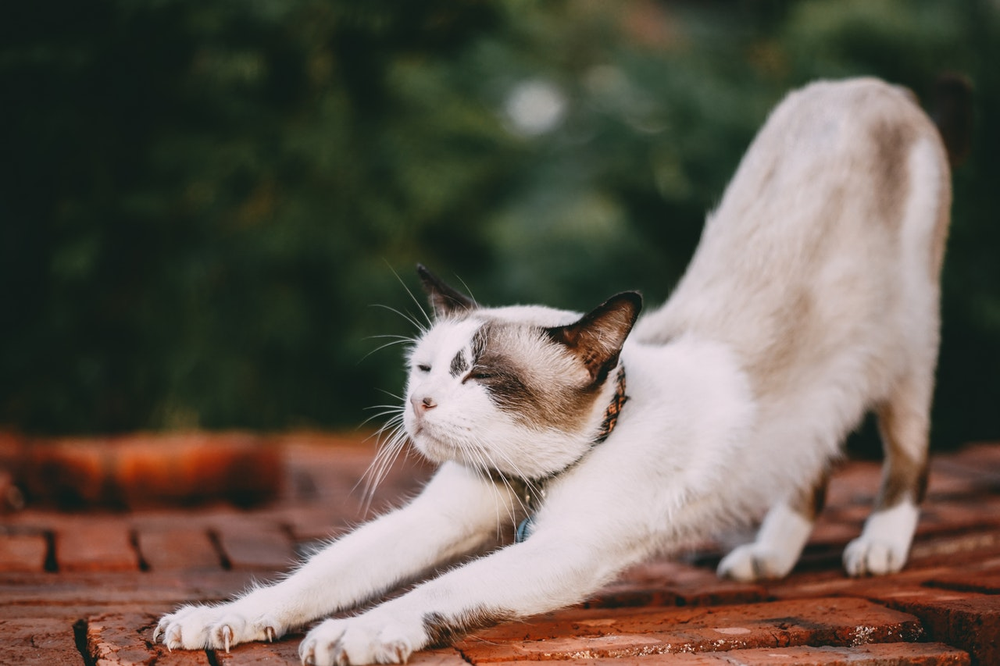
#> input picture images/cat.png, 1000 x 666 px, shrunk from 1280 x 853 before the run
$ jupyter execute --allow-errors 2d_image_convolution.ipynb   (shell and % lines are left out)   (older library calls are emulated)
#> lines starting #> are read from the running program, lines starting #| are printed output that depends on the picture
# 🎓 Course:  Convolutional Neural Networks for Image Classification

## &nbsp; ⛩️ Section-9
### &nbsp; &nbsp; 🎛️ 2D Image Convolution: Numpy, Tensorflow, Keras

&nbsp; &nbsp; &nbsp; &nbsp; &nbsp; &nbsp; &nbsp;**Description:**
&nbsp; &nbsp; &nbsp; &nbsp; &nbsp; &nbsp; &nbsp;*Explained theory on how **2D Convolutional Layer** creates **feature maps**.*
&nbsp; &nbsp; &nbsp; &nbsp; &nbsp; &nbsp; &nbsp;*Instructions on how to use **Tensorflow** and **Keras** functions **‘get_weights()’** and **‘set_weights()’**.*

&nbsp; &nbsp; &nbsp; &nbsp; &nbsp; &nbsp; &nbsp;**File:** *2d_image_convolution.ipynb*

### 💡 Algorithm:

**✔️ Step 1:** Load input image
**✔️ Step 2:** Set up filters for **edge detection**
**✔️ Step 3:** Apply 2D convolution by **'for' loops**
**✔️ Step 4:** Apply 2D convolution by **Tensorflow**
**✔️ Step 5:** Apply 2D convolution by **Keras**
**✔️ Step 6:** Compute **time** spent for 2D convolution
**✔️ Step 7:** Implement 2D convolution on **video**


### 🎯 **Result:**
**✅ Plot** of GRAY images with detected edges
**✅ Time** spent for 2D convolution by different approaches
**✅ Video** of GRAY object with detected edge
**✅ Video** of RGB object with bounding box and label


# 📥 Import libraries

[cell 1]
# Importing needed libraries
import cv2
import numpy as np
import matplotlib.pyplot as plt


# Importing library to see calculation progress inside loops in Real Time
from tqdm import tqdm


# Importing Tensorflow
import tensorflow as tf


# Importing Keras
from keras.models import Sequential
from keras.layers import Conv2D
from keras.utils import plot_model


# Importing timer
from timeit import default_timer as timer


# Check point
# Hint: to print emoji via Unicode, replace '+' with '000' and add prefix '\'
# For instance, emoji with Unicode 'U+1F44C' can be printed as '\U0001F44C'
print('Libraries are successfully loaded ' + '\U0001F44C')

# 🖼️ Step 1: Load input image

📜 **Content:**

💠 1.**1** **Load** input image by OpenCV
💠 1.**2** **Visualize** input image
💠 1.**3** **Prepare** input to the 2D Convolutional Layer

### 1.1 Load input image by OpenCV

[cell 2]
# Reading input image by OpenCV library
# In this way image is opened as Numpy array

# (!) OpenCV by default reads images in BGR format (order of channels)
# (!) On Windows, the path might look like following:
# r'images\cat.png'
# or:
# 'images\\cat.png'
image_BGR = cv2.imread('images/cat.png')
#> image_BGR is the input picture: shape (666, 1000, 3); mean B, G, R 79.4, 90.1, 99.9


# Converting image to RGB by OpenCV function
image_RGB = cv2.cvtColor(image_BGR, cv2.COLOR_BGR2RGB)


# Converting image to GRAY by OpenCV function
image_GRAY = cv2.cvtColor(image_BGR, cv2.COLOR_BGR2GRAY)
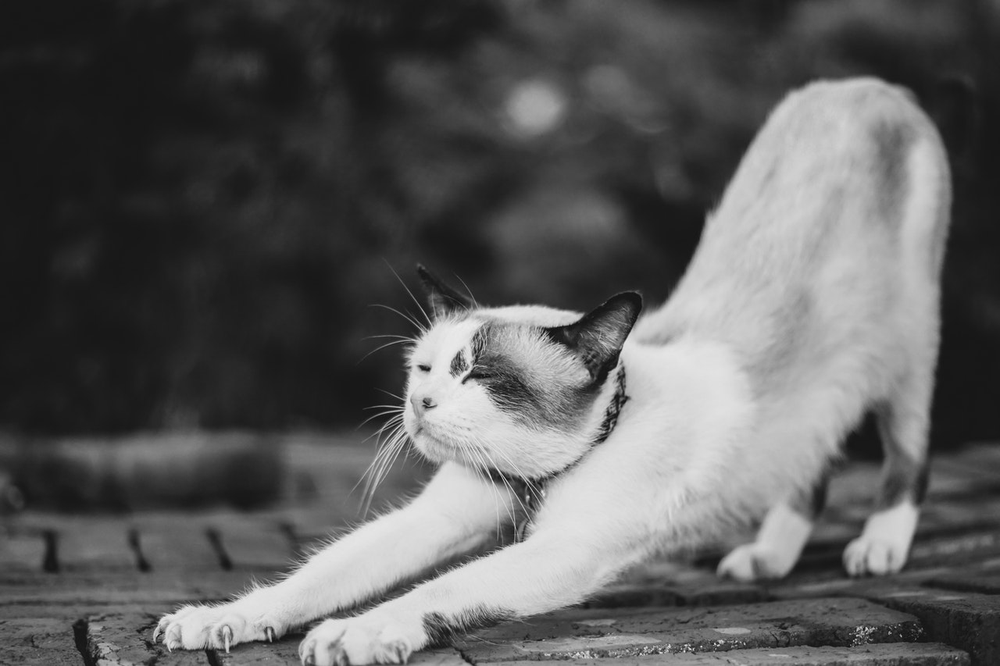
#> image_GRAY: shape (666, 1000); min 12, max 237, mean 91.8


# Check points
# Showing type and shapes of loaded and converted image
print('Type of image_BGR is   :', type(image_BGR))
#| Type of image_BGR is   : <class 'numpy.ndarray'>
print('Shape of image_RGB is  :', image_RGB.shape)
#| Shape of image_RGB is  : (666, 1000, 3)
print('Shape of image_GRAY is :', image_GRAY.shape)
#| Shape of image_GRAY is : (666, 1000)

### 1.2 Visualize input image

[cell 3]
# Magic function that renders the figure in a jupyter notebook
# instead of displaying a figure object


# Setting default size of the plot
plt.rcParams['figure.figsize'] = (10.0, 8.0)


# Defining a figure object with number of needed subplots
figure, ax = plt.subplots(nrows=1, ncols=2)
# ax is a (2,) Numpy array and to access specific subplot we call it by ax[0]


# Adjusting 1st column with RGB image
ax[0].imshow(image_RGB)


# Adjusting 2nd column with GRAY image
ax[1].imshow(image_GRAY, cmap=plt.get_cmap('gray'))


# Hiding axes to all subplots
for i in range(2):
    ax[i].axes.xaxis.set_ticks([])
    ax[i].axes.yaxis.set_ticks([])


# Giving names to subplots along X axis
ax[0].set_xlabel('RGB', fontsize=18)
ax[1].set_xlabel('GRAY', fontsize=18)


# Moving subplots names to the top positions
ax[0].xaxis.set_label_position('top')
ax[1].xaxis.set_label_position('top')


# Adjusting distance between subplots
plt.tight_layout()


# Showing the plot
plt.show()
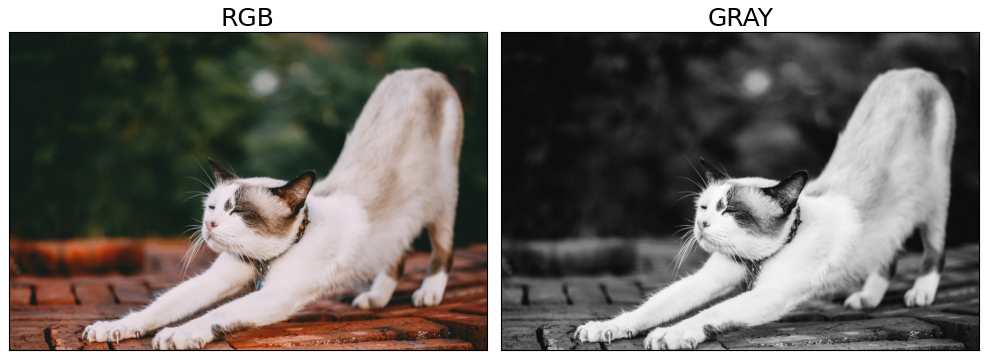
#> figure drawn by matplotlib, 2 panels

### 1.3 Prepare input to the 2D Convolutional Layer

[cell 4]
# Check points
# Showing shapes of GRAY and RGB images
print('Shape of image_GRAY is   :', image_GRAY.shape)
#| Shape of image_GRAY is   : (666, 1000)
print('Shape of image_RGB is    :', image_RGB.shape)
#| Shape of image_RGB is    : (666, 1000, 3)
print()


# Reshaping GRAY image to get following: (batch size, rows, columns, channels)
x_input_GRAY = image_GRAY.reshape(1, image_GRAY.shape[0], image_GRAY.shape[1], 1).astype(np.float32)


# Reshaping RGB image to get following: (batch size, rows, columns, channels)
x_input_RGB = image_RGB.reshape(1, image_RGB.shape[0], image_RGB.shape[1], 3).astype(np.float32)


# Check points
# Showing shapes of reshaped images
print('Shape of x_input_GRAY is :', x_input_GRAY.shape)
#| Shape of x_input_GRAY is : (1, 666, 1000, 1)
print('Shape of x_input_RGB is  :', x_input_RGB.shape)
#| Shape of x_input_RGB is  : (1, 666, 1000, 3)

#  🌀 Step 2: Set up filters for edge detection

📜 **Content:**

💠 2.**1** **Define** 1-channeled common 3x3 filters (kernels) for edge detection
💠 2.**2** **Extend** 1-channeled filters to 3-channeled with identical channels
💠 2.**3** **Assemble** 1-channeled filters into united array
💠 2.**4** **Assemble** 3-channeled filters into united array

### 2.1 Define 1-channeled common 3x3 filters (kernels) for edge detection

[cell 5]
# Sobel filter to detect vertical changes on image
f1 = np.array([[1, 0, -1],
               [2, 0, -2],
               [1, 0, -1]])


# Laplacian filter to detect regions with different brightness on image
f2 = np.array([[0, 1, 0],
               [1, -4, 1],
               [0, 1, 0]])


# Check points
# Showing shapes of the filters
print('Shape of the Sobel filter     is :', f1.shape)
print('Shape of the Laplacian filter is :', f2.shape)

### 2.2 Extend 1-channeled filters to 3-channeled with identical channels

[cell 6]
# Collecting 3 channels for the Sobel filter
f1_3 = np.array((f1, f1, f1))


# Moving channels dimension to the last position: (height, width, channels)
f1_3 = f1_3.transpose(1, 2, 0)


# Check points
# Showing one channel and shape of the 3-channeled filter
print(f1_3[:, :, 0])
print()
print(f1_3.shape)
print()

[cell 7]
# Collecting 3 channels for the Laplacian filter
f2_3 = np.array((f2, f2, f2))


# Moving channels dimension to the last position: (height, width, channels)
f2_3 = f2_3.transpose(1, 2, 0)


# Check points
# Showing one channel and shape of the 3-channeled filter
print(f2_3[:, :, 0])
print()
print(f2_3.shape)

### 2.3 Assemble 1-channeled filters into united array

[cell 8]
# Assembling 1-channeled filters into one, united array
f11 = np.array((f1, f2))


# Check point
# Showing shape of the united array
print(f11.shape)  # (2, 3, 3)


# Reshaping united array to get following: (filters, height, width, channels)
f11 = f11.reshape(f11.shape + tuple([1]))


# Check point
# Showing shape of the united array
print(f11.shape)  # (2, 3, 3, 1)


# Moving filters dimension to the last position: (height, width, channels, filters)
f11 = f11.transpose(1, 2, 3, 0)


# Check point
# Showing shape of the united array
print(f11.shape)  # (3, 3, 1, 2)
print()


# Check points
# Showing one channel of the 2 filters from united array
print(f11[:, :, 0, 0])
print()
print(f11[:, :, 0, 1])

### 2.4 Assemble 3-channeled filters into united array

[cell 9]
# Assembling 3-channeled filters into one, united array
f22 = np.array((f1_3, f2_3))


# Check point
# Showing shape of the united array
print(f22.shape)  # (2, 3, 3, 3)


# Moving filters dimension to the last position: (height, width, channels, filters)
f22 = f22.transpose(1, 2, 3, 0)


# Check point
# Showing shape of the united array
print(f22.shape)  # (3, 3, 3, 2)
print()


# Check points
# Showing one channel of the 2 filters from united array
print(f22[:, :, 0, 0])
print()
print(f22[:, :, 0, 1])

#  ➰ Step 3: Apply 2D convolution by 'for' loops

📜 **Content:**

💠 3.**1** **Set up** hyperparameters
💠 3.**2** **Apply** pad frame to GRAY input
💠 3.**3** **Apply** 2D convolution by 'for' loops to GRAY input
💠 3.**4** **Exclude** non-needed values (less than 0 and more than 255)
💠 3.**5** **Visualize** obtained feature map

### 3.1 Set up hyperparameters

**Preparing hyperparameters for convolution**
To get convolved image with the same dimension as input image, it is needed to set following:

> <font color='#00a1e6' size=3>$f_{size} = 3$</font>, filter size (kernel), width and height are equal;
> <font color='#00a1e6' size=3>$stride = 1$</font>, stride (step) for sliding;
> <font color='#00a1e6' size=3>$pad = 1$</font>, pad to process boundaries (zero valued frame around image).

Output image dimension is calculated by following equations:
> <font color='#00a1e6' size=4>$height_{output} = \frac {height_{input} - f_{size} + 2 * pad}{step} + 1$</font>
>
> <font color='#00a1e6' size=4>$width_{output} = \frac {width_{input} - f_{size} + 2 * pad}{step} + 1$</font>

For instance, dimension of the input GRAY image is 853x1280 (height and width), then dimension of the output image will be as following:
> <font color='#00a1e6' size=4>$height_{output} = \frac {853 - 3 + 2 * 1}{1} + 1 = 853$</font>
>
> <font color='#00a1e6' size=4>$width_{output} = \frac {1280 - 3 + 2 * 1}{1} + 1 = 1280$</font>

### 3.2 Apply pad frame to GRAY input

[cell 10]
# Applying to input GRAY image pad frame with zero values to process boundaries
# Using Numpy method 'pad'
image_GRAY_pad = np.pad(image_GRAY, (1, 1), mode='constant', constant_values=0)


# Check points
# Showing shapes of input GRAY image and its version with pad frame
print('Shape of image_GRAY is : ', image_GRAY.shape)
#| Shape of image_GRAY is :  (666, 1000)
print('With pad               : ', image_GRAY_pad.shape)
#| With pad               :  (668, 1002)
print()

### 3.3 Apply 2D convolution by 'for' loops to GRAY input

[cell 11]
# Preparing zero valued array for convolved output image
# Dimension is the same with input image according to chosen hyperparameters
# Passing as argument tuple with needed shape
output = np.zeros(image_GRAY.shape)


# Check point
# Showing shape of the output
print('Shape of the output is : ', output.shape)
#| Shape of the output is :  (666, 1000)

[cell 12]
# Implementing convolution operation to GRAY image
# Sliding through entire input image (that is with pad frame) by Sobel filter
# Wrapping the loop with 'tqdm' in order to see progress in Real Time
for i in tqdm(range(image_GRAY_pad.shape[0] - 2)):
    for j in range(image_GRAY_pad.shape[1] - 2):
        # Extracting (slicing) a 3x3 patch (the same size with filter)
        # from input image with pad frame
        patch = image_GRAY_pad[i:i+3, j:j+3]

        # Applying elementwise multiplication and summation -
        # this is convolution operation
        # When we use '*' with matrices, then elementwise multiplication
        # will be applied

        # With Sobel filter
        output[i, j] = np.sum(patch * f1)
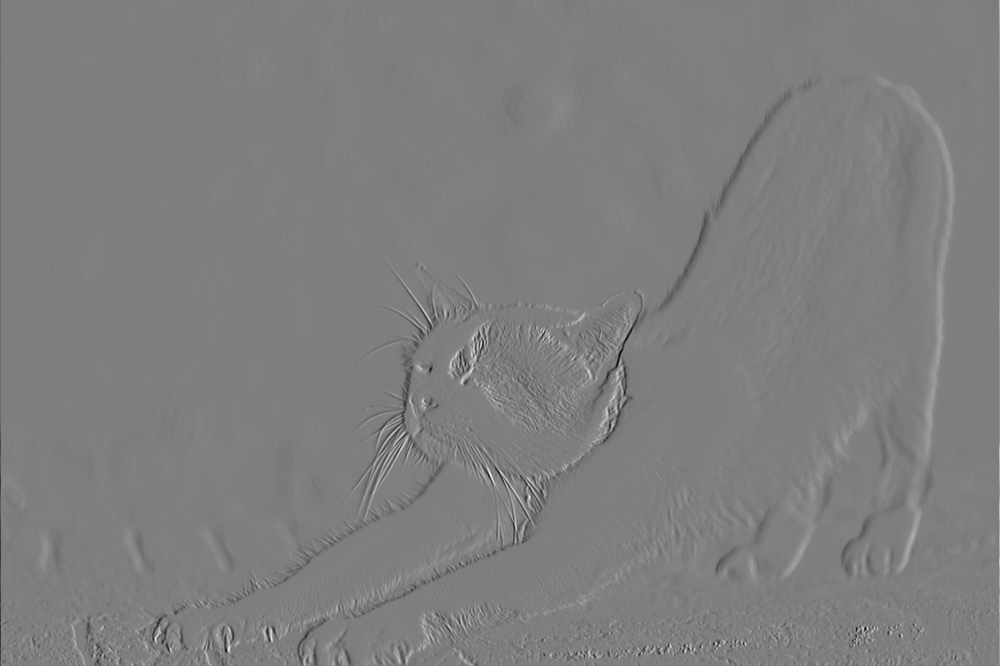
#> output: shape (666, 1000) float64; min -684, max 690, mean 0; drawn with min black and max white


# Check point
print('Convolution is successfully applied ' + '\U0001F44C')

### 3.4 Exclude non-needed values (less than 0 and more than 255)

[cell 13]
# Check point
print(output)
#> (printed output is left out)

[cell 14]
# To exclude values that are less than 0 and more than 255,
# Numpy function 'clip' is applied
# It keeps values of Numpy array in the given range
# And it replaces non-needed values with boundary numbers
output = np.clip(output, 0, 255)
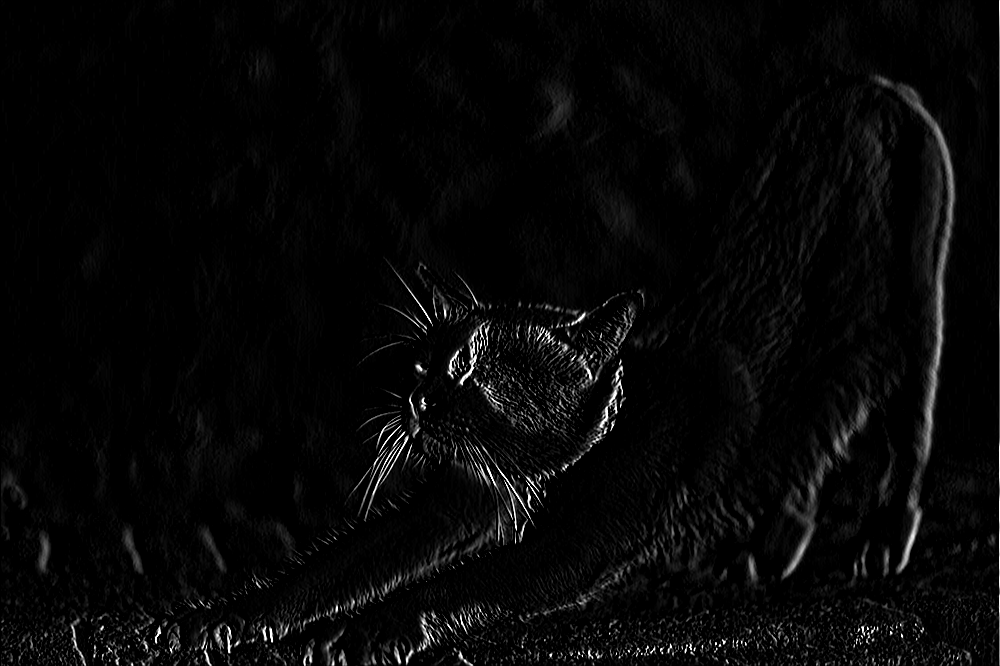
#> output: shape (666, 1000) float64; min 0, max 255, mean 7.3


# Check point
print(output)
#> (printed output is left out)

### 3.5 Visualize obtained feature map

[cell 15]
# Magic function that renders the figure in a jupyter notebook
# instead of displaying a figure object


# Setting default size of the plot
plt.rcParams['figure.figsize'] = (10.0, 8.0)


# Creating a plot with convolved image
plt.imshow(output, cmap=plt.get_cmap('gray'))


# Hiding axes
plt.axis('off')


# Showing the plot
plt.show()

#  🔆 Step 4: Apply 2D convolution by Tensorflow

📜 **Content:**

💠 4.**1** **Implement** *kernel_initializer*
💠 4.**2** What if **bias** is **True?**
💠 4.**3** **Implement** *weights=[]*
💠 4.**4** What if **input** image is **RGB?**
💠 4.**5** How to use **set of filters** in one layer?
💠 4.**6** Visualize **final results**

## 4.1 Implement kernel_initializer

📜 **Sub-Content:**

💠 4.1.**1** **Initialize** 2D Convolutional Layer by Tensorflow for GRAY input
💠 4.1.**2** **Pass** GRAY input through Tensorflow Conv2D layer
💠 4.1.**3** **Slice** from the output just feature map
💠 4.1.**4** **Exclude** non-needed values (less than 0 and more than 255)
💠 4.1.**5** **Visualize** obtained feature map
💠 4.1.**6** **Get** current weights
💠 4.1.**7** **Set up** new weights
💠 4.1.**8** **Pass** GRAY input through Tensorflow Conv2D layer with updated weights
💠 4.1.**9** **Visualize** newly obtained feature map

### 4.1.1 Initialize 2D Convolutional Layer by Tensorflow for GRAY input

[cell 16]
# If you're using environment for GPU, there might be an issue like:
'''Failed to get convolution algorithm. This is probably because cuDNN failed to initialize'''
# In this case, try out following options:
# Option-1: close all Jupyter Notebooks, and re-open just this one Jupyter Notebook
# Option-2: switch to the environment for CPU usage only instead of GPU


# Initializing Conv2D layer for GRAY input
#> (the rest of this cell did not finish here and is left out)

### 4.1.2 Pass GRAY input through Tensorflow Conv2D layer

#> (a cell that did not finish here is left out)

### 4.1.3 Slice from the output just feature map

#> (a cell that did not finish here is left out)

### 4.1.4 Exclude non-needed values (less than 0 and more than 255)

[cell 19]
# To exclude values that are less than 0 and more than 255,
# Numpy function 'clip' is applied
# It keeps values of Numpy array in the given range
# And it replaces non-needed values with boundary numbers
output = np.clip(output, 0, 255)


# Check point
print(output)
#> (printed output is left out)
